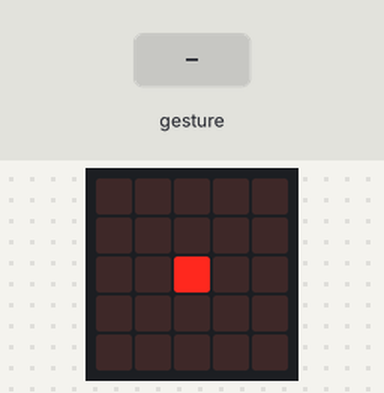
Recording of a program running on a simulated Calliope mini (MakeCode). Parts: the board's 5×5 LED display. Inputs (shaded band) come from the test bench. A tilt is held for 1.5 s and a shake lasts 1 s, then the board lies face up again.

Above: at 1.2 s.
1.3 s: gesture 'tilt right'
At 2.5 s:
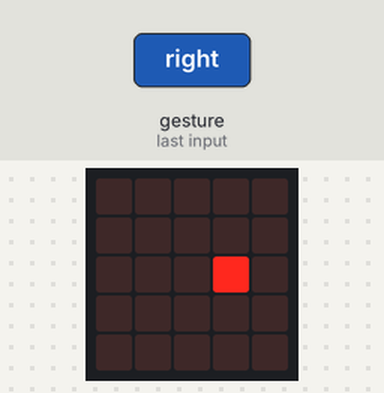
2.9 s: gesture 'logo up'
At 3.6 s:
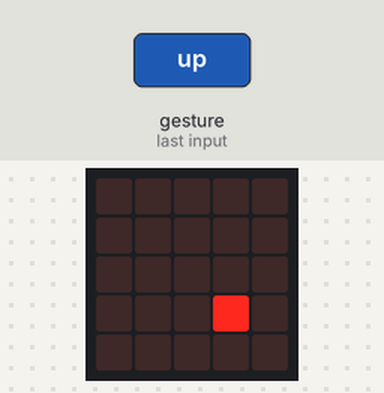
4.4 s: gesture 'tilt left'
At 4.8 s:
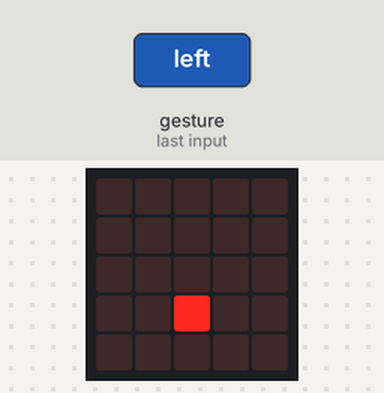
6.0 s: gesture 'logo up'
At 7.2 s:
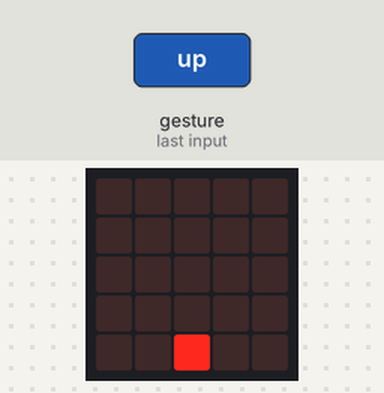
7.5 s: gesture 'tilt right'
At 8.4 s:
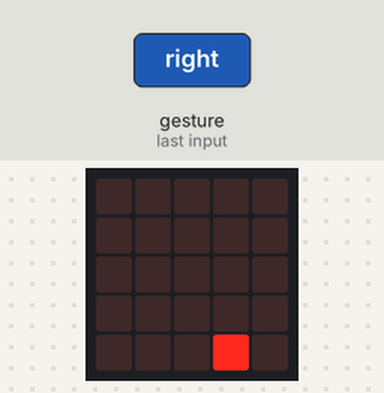
9.1 s: gesture 'logo down'
At 9.5 s:
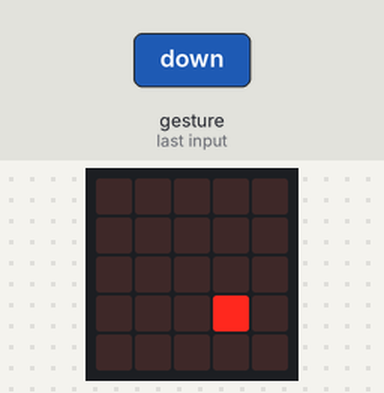
Timing chart, 0 to 11.6 s (numbered marks = the images above; inputs shaded):
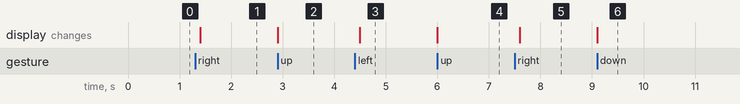

The program:

main.ts
```typescript
input.onGesture(Gesture.TiltRight, function () {
    Kugel.change(LedSpriteProperty.X, 1)
})
input.onGesture(Gesture.LogoUp, function () {
    Kugel.change(LedSpriteProperty.Y, 1)
})
input.onGesture(Gesture.TiltLeft, function () {
    Kugel.change(LedSpriteProperty.X, -1)
})
input.onGesture(Gesture.LogoDown, function () {
    Kugel.change(LedSpriteProperty.Y, -1)
})
let Kugel: game.LedSprite = null
Kugel = game.createSprite(2, 2)
```

test.ts
```typescript
// Hier kann man Tests durchführen; diese Datei wird nicht kompiliert, wenn dieses Paket als Erweiterung verwendet wird.
```

Measured:
- after the input at 1.3 s, the display: changes after 0.10 s (image 1)
- after the input at 2.9 s, the display: changes at once (image 2)
- after the input at 4.4 s, the display: changes after 0.10 s (image 3)
- after the input at 6.0 s, the display: changes at once (image 4)
- after the input at 7.5 s, the display: changes after 0.10 s (image 5)
- after the input at 9.1 s, the display: changes at once (image 6)
